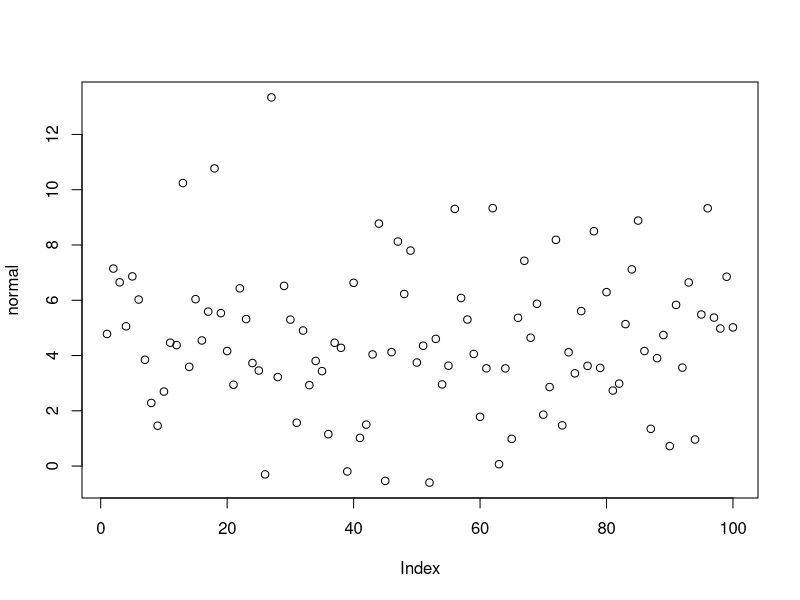
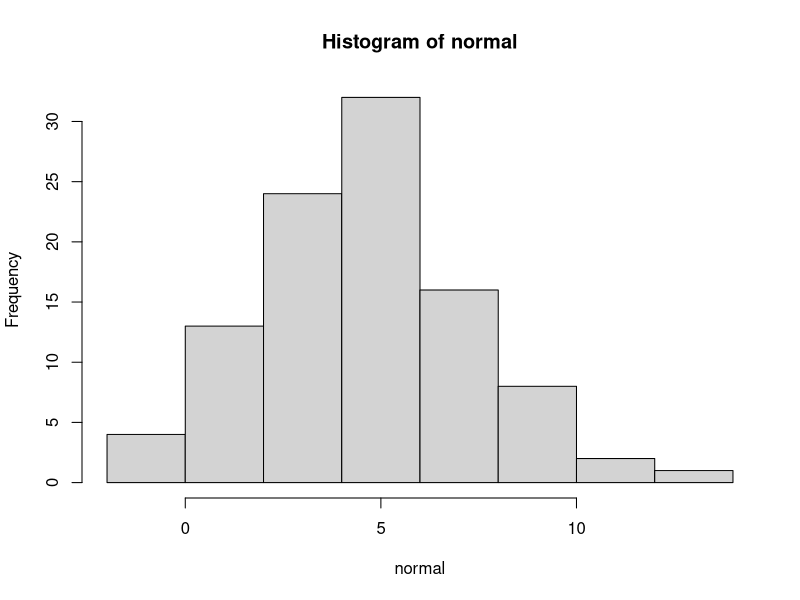
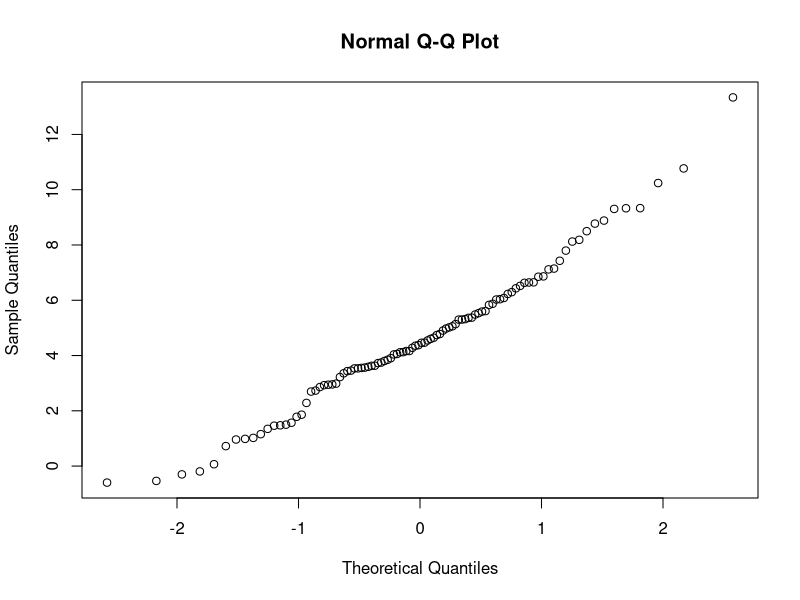
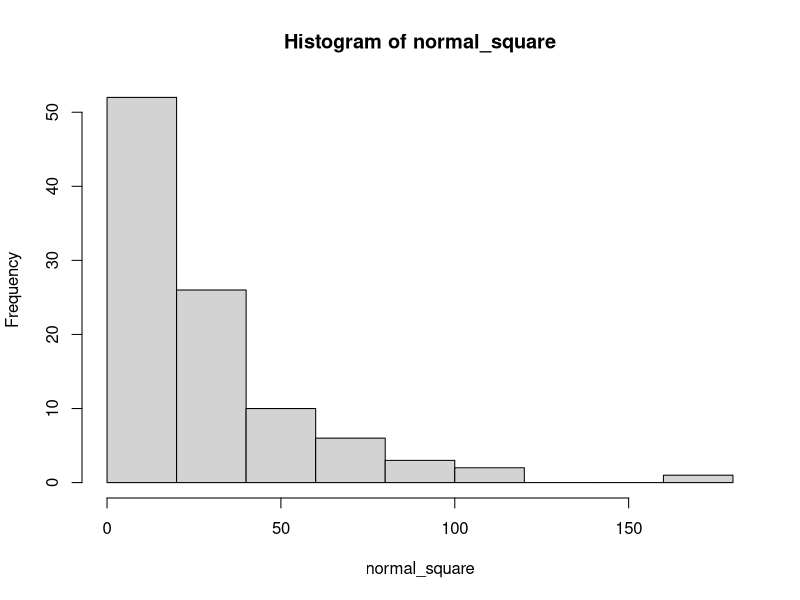
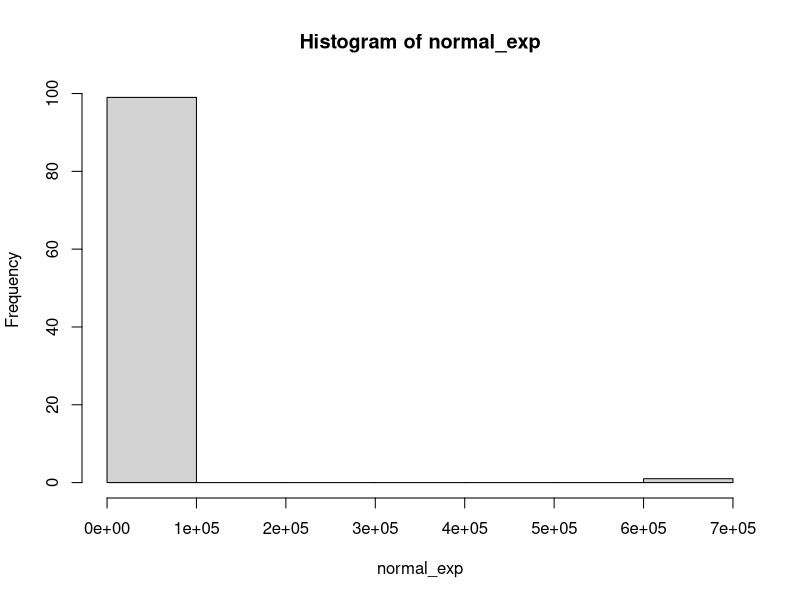
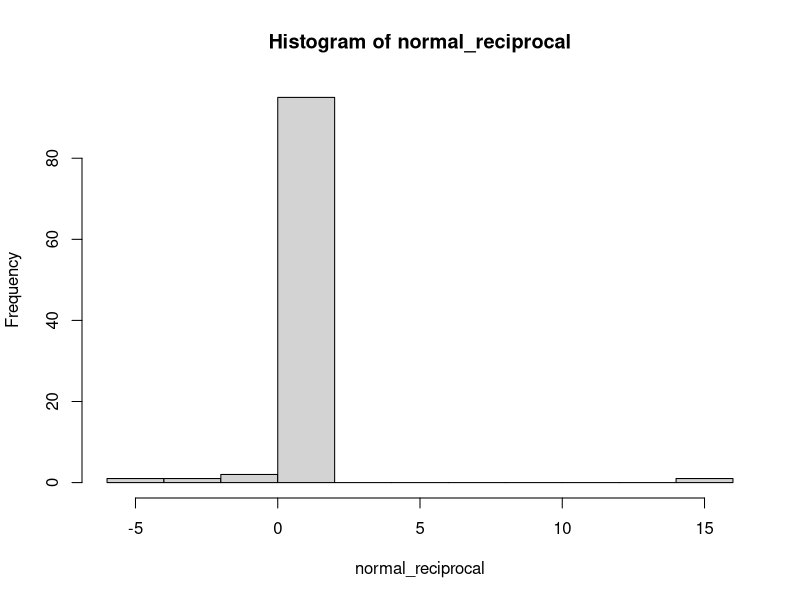
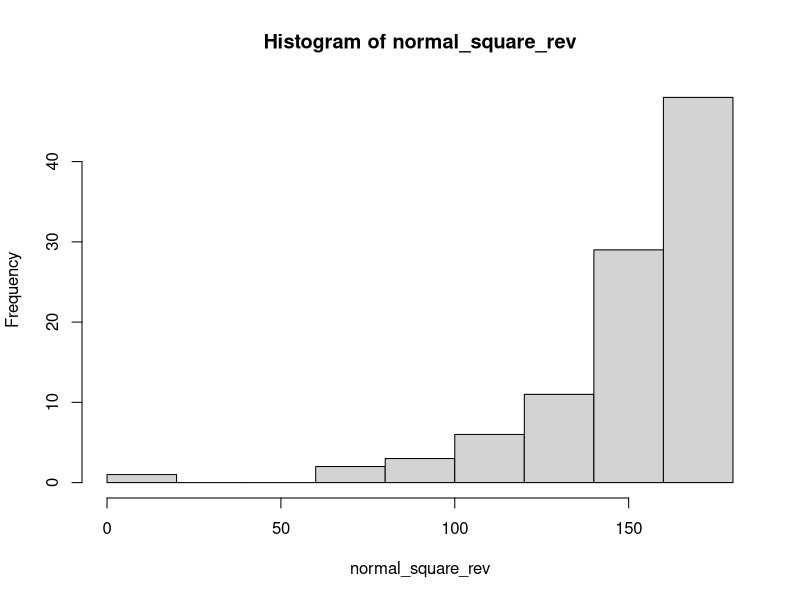
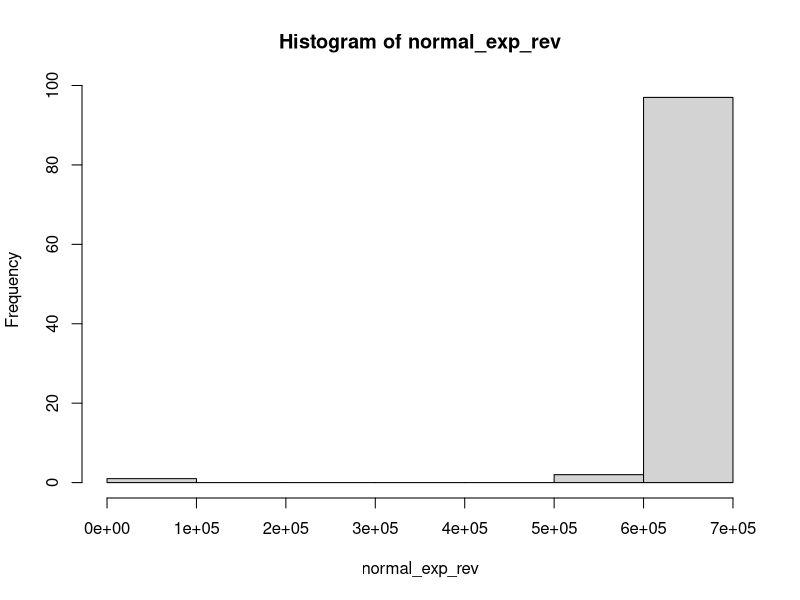

The R source for these figures, in order:
## ---- chunk 1
knitr::opts_chunk$set(out.width = "80%")
## ---- chunk 2
# 生成正态分布数据
normal <- rnorm(100,mean = 5, sd = 2.5)
plot(normal)

# 从直方图可以看出数据符合正态分布
hist(normal)

# 从QQ plot也可以看出来
qqnorm(normal)
## ---- chunk 3
# 数据的平方根
normal_square <- normal ^ 2

# 现在的直方图
hist(normal_square)
## ---- chunk 4
# 数据的幂值
normal_exp <- exp(normal)

hist(normal_exp)
## ---- chunk 5
# 数据的幂值
normal_reciprocal <- 1/normal

hist(normal_reciprocal)
## ---- chunk 6
knitr::include_graphics("https://vnote-1251564393.cos.ap-chengdu.myqcloud.com/1586666475_20200412124107047_26263.png")
## ---- chunk 7
# 轻度负偏态
normal_square_rev <- max(normal_square)+1-normal_square
hist(normal_square_rev)
## ---- chunk 8
# 中度负偏态
normal_exp_rev <- max(normal_exp)+1-normal_exp
hist(normal_exp_rev)
## ---- chunk 9
# 重度负偏态
normal_reciprocal_rev <- max(normal_reciprocal) + 1 - normal_reciprocal
hist(normal_reciprocal_rev)
